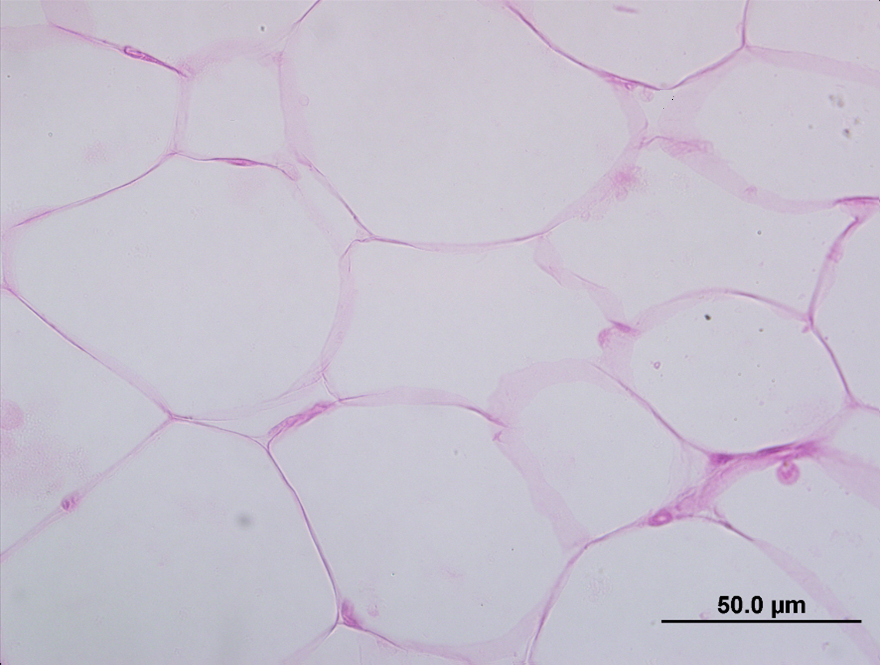
#> input picture adpcounter/teste.jpg, 880 x 665 px, given in place of chromosome.png, which was not available
$ python scc.py
#> lines starting #> are read from the running program, lines starting #| are printed output that depends on the picture; after the words box and inside, x2 and y2 are one past the last pixel; in counts of white or black regions, pixels touching at a corner belong together; pictures that were not available may be replaced by others from this repository, and a replacement may not be noted
#!/usr/bin/env python3
import cv2
import numpy as np
import math
from imutils import paths
import argparse

#le a imagem
image = cv2.imread("chromosome.png")
#> image is the input picture: shape (665, 880, 3); mean B, G, R 207.1, 193.7, 199.3
original = image.copy()

#transforma pra escala de cinza
gray = cv2.cvtColor(image, cv2.COLOR_BGR2GRAY)
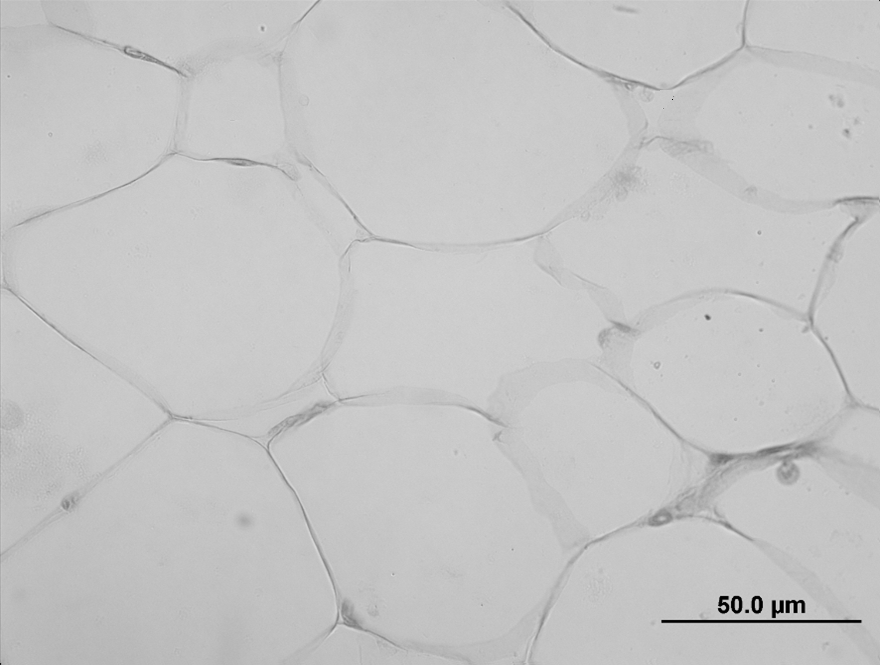
#> gray: shape (665, 880); min 0, max 223, mean 196.9
cv2.imwrite("gray.png", gray)

#binariza a imagem
thresh =  cv2.threshold(gray, 0, 255,
    cv2.THRESH_BINARY_INV | cv2.THRESH_OTSU)[1]
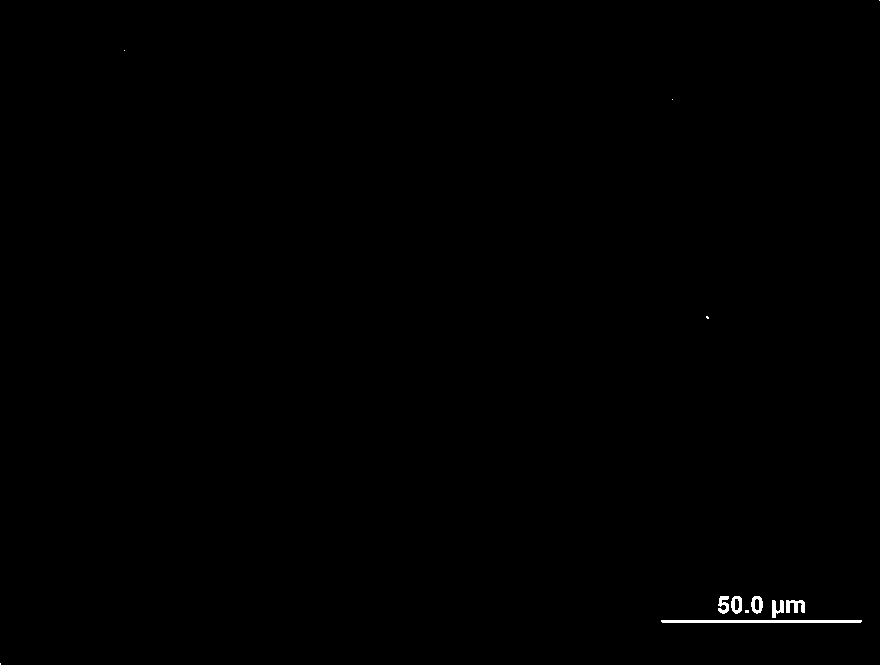
#> thresh: shape (665, 880); 0.22% white; 12 white regions (6 under 20 px), largest, box (x1, y1, x2, y2) and area: (661, 620, 862, 623) 601, (786, 600, 805, 613) 166, (751, 596, 763, 614) 132, (772, 600, 784, 618) 132, (718, 596, 729, 614) 128, (731, 596, 742, 614) 128
cv2.imwrite("thresh.png", thresh)

#engrossa? a imagem
kernel = np.ones((2,2),np.uint8)
dilation = cv2.dilate(thresh,kernel,iterations = 1)
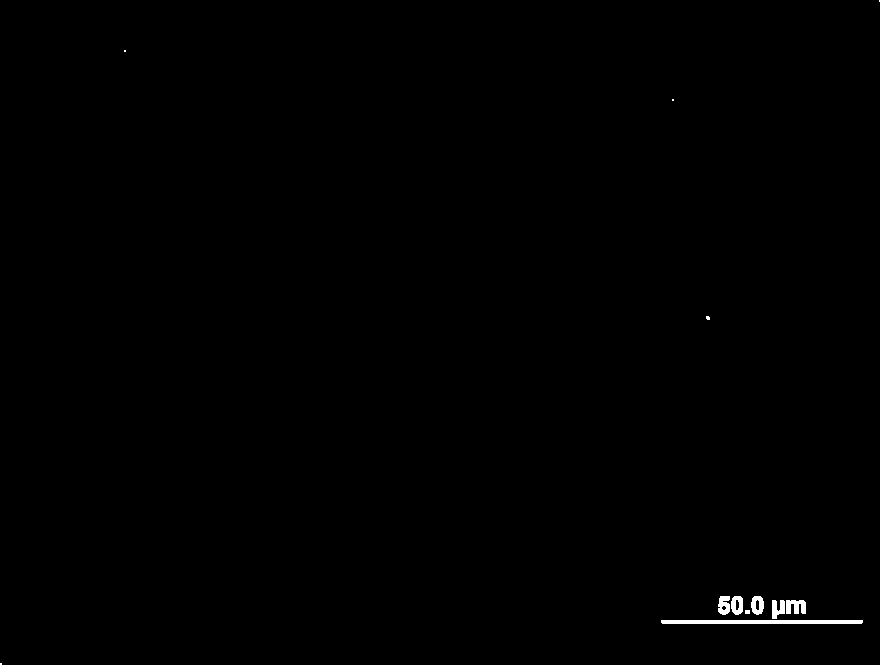
#> dilation: shape (665, 880); 0.3% white; 12 white regions (5 under 20 px), largest, box (x1, y1, x2, y2) and area: (661, 620, 863, 624) 806, (786, 600, 806, 614) 222, (718, 596, 730, 615) 178
cv2.imwrite("Dilationog.png", dilation)

#afina a imagem
erosion = cv2.erode(dilation,kernel,iterations = 2)
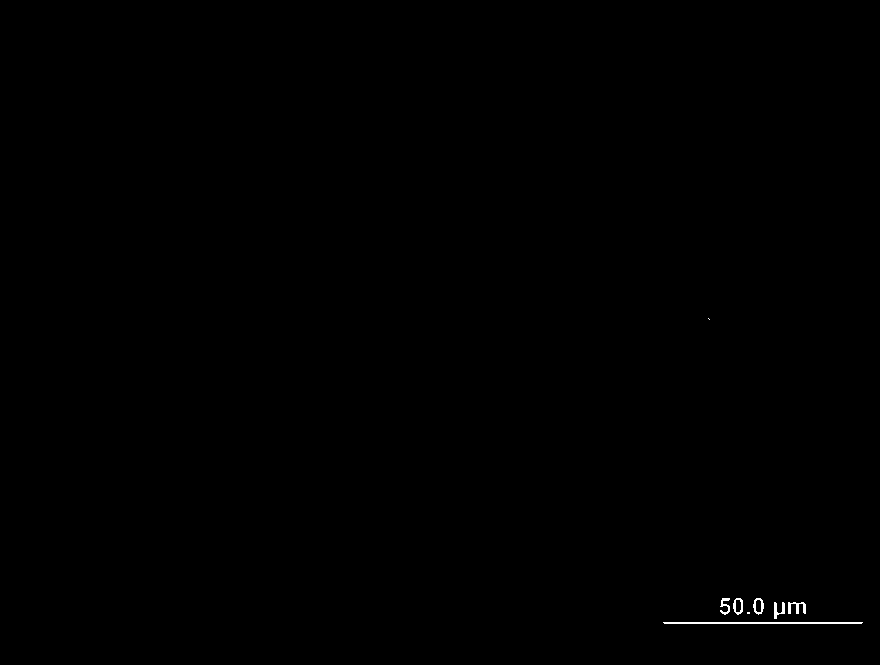
#> erosion: shape (665, 880); 0.15% white in thin lines or dots, all inside (x1, y1, x2, y2) = (663, 318, 863, 624)
cv2.imwrite("Erosion.png", erosion)

#engorssa? novamente
dilation = cv2.dilate(erosion,kernel,iterations = 2)
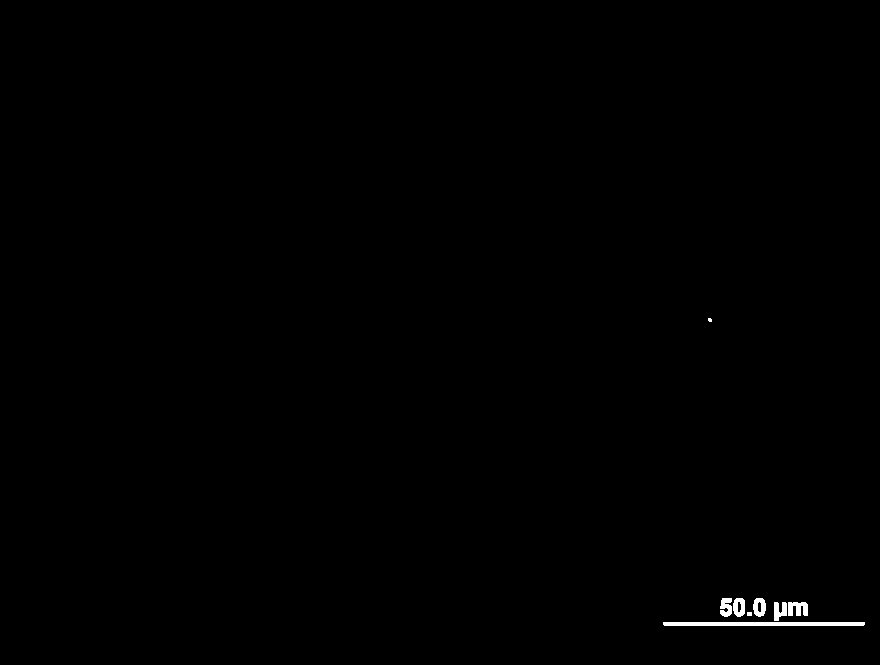
#> dilation: shape (665, 880); 0.3% white; 8 white regions (1 under 20 px), largest, box (x1, y1, x2, y2) and area: (663, 622, 865, 626) 806, (788, 602, 808, 616) 222, (753, 598, 766, 617) 177
cv2.imwrite("Dilation.png", dilation)

#afina dnv
erosion = cv2.erode(dilation,kernel,iterations = 1)
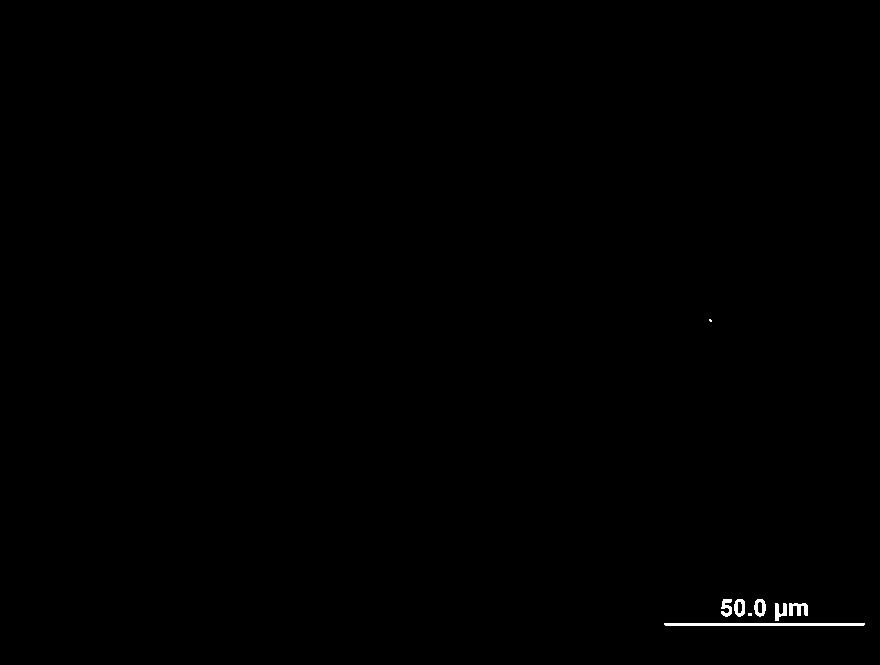
#> erosion: shape (665, 880); 0.22% white; 8 white regions (2 under 20 px), largest, box (x1, y1, x2, y2) and area: (664, 623, 865, 626) 601, (789, 603, 808, 616) 167, (775, 603, 787, 621) 134, (754, 599, 766, 617) 132, (721, 599, 732, 617) 128, (734, 599, 745, 617) 128
cv2.imwrite("Erosionf.png", erosion)

mask = erosion
cv2.imwrite("mask.png", mask)

kernel = cv2.getStructuringElement(cv2.MORPH_ELLIPSE, (3,3))
opening = cv2.morphologyEx(mask, cv2.MORPH_OPEN, kernel, iterations=1)
#> opening: shape (665, 880); 0.22% white; 8 white regions (2 under 20 px), largest, box (x1, y1, x2, y2) and area: (664, 623, 865, 626) 599, (789, 603, 808, 616) 161, (754, 599, 766, 617) 131, (775, 603, 787, 621) 129, (734, 599, 745, 617) 128, (721, 599, 732, 617) 124
close = cv2.morphologyEx(opening, cv2.MORPH_CLOSE, kernel, iterations=2)
#> close: shape (665, 880); 0.26% white; 5 white regions (2 under 20 px)


cnts = cv2.findContours(close, cv2.RETR_EXTERNAL, cv2.CHAIN_APPROX_SIMPLE)
#> cnts = 5 contours, 2 with area under 20; largest, box (x1, y1, x2, y2) and area: (664, 603, 865, 626) 758, (721, 599, 745, 617) 278, (754, 599, 766, 617) 150
cnts = cnts[0] if len(cnts) == 2 else cnts[1]

num = 0
idx = 0
for c in cnts:
    x,y,w,h = cv2.boundingRect(c)
    idx+=1
    new_img=image[y:y+h,x:x+w]
    cv2.imwrite(str(num) + "_" + str(idx) + '.png', new_img)
#> this loop made 5 passes
#> (x, y, w, h) on passes 1 to 4: (748, 613, 4, 3), (664, 603, 201, 23), (754, 599, 12, 18), (721, 599, 24, 18)
#> (c, x, y, w, h) on pass 5: ([[710, 319], [709, 320], [710, 321], [711, 320]], 709, 319, 3, 3)
#> pass 2, `new_img=image[y:y+h,x:x+w]`:
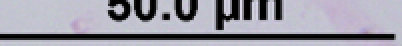
#> new_img: shape (23, 201, 3) (shown 2 times larger); mean B, G, R 162.2, 151.2, 152.4
#> after the loop, idx = 5

area_min = 60  #60
area_med = 550 #550
area_conexao = 1000 #500
cromossomos = 0

#faz os contornos
for c in cnts:
    area = cv2.contourArea(c)
    if area > area_min:
        cv2.drawContours(original, [c], -1, (36,255,12), 2)
        if area > area_conexao:
            cromossomos += math.ceil(area / area_med)
        else:
            cromossomos += 1
#> this loop made 5 passes
#> area on passes 2 to 4: 758.5, 150, 278.5
#> after the loop, cromossomos = 3
print('Cromossomos: {}'.format(cromossomos))
#| Cromossomos: 3

cv2.imwrite("close.png", close)
cv2.imwrite("original.png", original)
cv2.imwrite("filename.png", close)

#cv2.waitKey()
